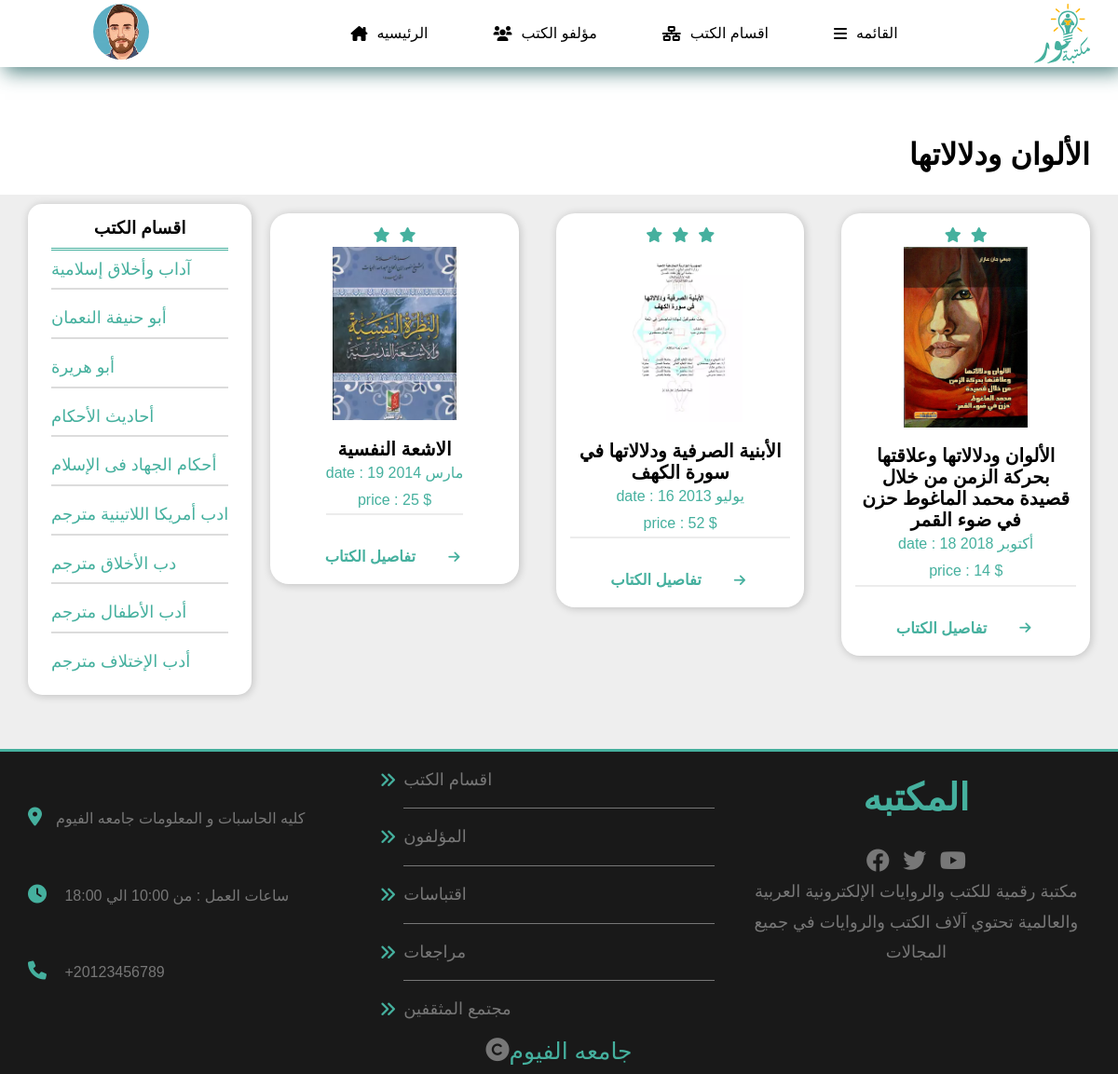
The app's page /Colors_and_their_meanings with its own data.
### tables this page shows
CREATE TABLE "Sections_parts" (
	"id_sec"	int FOREIGNKEY,
	"part_sections"	varchar(255) NOT NULL,
	FOREIGN KEY("id_sec") REFERENCES "Customers"("sec_i")
);

CREATE TABLE "books" (
	"Book_id"	int IDENTITY(100, 1),
	"book_name"	varchar(255),
	"link"	char(100),
	"rate"	int,
	"book_date"	VARCHAR(255),
	"price"	INTEGER,
	"Description"	varchar(1000),
	"author_id"	int FOREIGNKEY,
	"link_book"	BLOB,
	"quantity_book"	INTEGER,
	PRIMARY KEY("Book_id"),
	FOREIGN KEY("author_id") REFERENCES "Authors"("author_id")
);

### app.py (the view)
@app.route('/Colors_and_their_meanings')
def Colors_and_their_meanings() :
    con=get_db().cursor()
    con.execute(f"select part_sections from Sections_parts limit 9;  ")
    data=con.fetchall()
    con.execute('select * from books where author_id=13')
    rows=con.fetchall()
    con.close()
    return render_template('Colors_and_their_meanings.html',data=data ,rows=rows)

### database.py (called while the page is built)
def get_db() :
    con=sqlite3.connect("tables.sqlite")
    con.row_factory=sqlite3.Row
    return con

### templates/Colors_and_their_meanings.html (shortened to what this page needs)
<!DOCTYPE html>
<html>
<head>
    <link rel="stylesheet" href="../../CSS/all.min.css">
    <link rel="stylesheet" href="../../CSS/pages.css">
    <link rel="stylesheet" href="../../CSS/normalize.css">
    <link rel="stylesheet" href="{{url_for('static', filename= 'css/all.min_page_sections_quotations.css')}}">
    <link rel="stylesheet" href="{{url_for('static', filename= 'css/pages.css')}}">
    <link rel="stylesheet" href="{{url_for('static', filename= 'css/normalize_page_sections_quotations.css')}}">
    <link rel="stylesheet" href="{{url_for('static' , filename='css/all.min_main_details.css')}}">
    <link rel="stylesheet" href="{{url_for('static' , filename='css/normalize__main_details.css')}}">
    <link rel="stylesheet" href="{{url_for('static' , filename='css/style__main_details.css')}}">
</head>
<body>
    <div class="header">
        <div class="container">
            <div class="settings">
                <img class='avatar' src="/static/upload/images/avatar-05.png" alt="logo">
            </div>
            <ul class="main-nav">
                <li class="hid"><a href="{{url_for('home_pages')}}"> <i
                            class="fa-solid fa-house-chimney"></i>الرئيسيه</a>
                </li>
                <li class="hid"> <a href="{{url_for('authors_page')}}"><i class="fa-sharp fa-solid fa-users"></i>مؤلفو
                        الكتب </a> </li>
                <li class="hid"><a href="{{url_for('sections_page')}}"><i class="fa-solid fa-network-wired"></i>اقسام
                        الكتب</a> </li>
                <li class="spec">
                    <a class="mainLink" href="#" id="test"> <i class="fa-solid fa-bars"></i>القائمه</a>
                </li>
            </ul>
            <a href="{{url_for('home_pages')}}" class="logo"> <img src="/static/upload/images/main.svg" style="width: 60px;
                margin: 20px auto;" alt="logo"></a>
        </div>
    </div>
    <h1 class="adders" style="text-align: right;margin-right: 30px; line-height:1.3;margin-top: 74px;">الألوان ودلالاتها</h1>
    <div class="content">
        <div class="container">
            <div class="sidebar">
                <h3>اقسام الكتب</h3>
                <ul>
                    {% for row in data %}
                    <li>{{row.part_sections}}</li>
                    {% endfor %}
                </ul>
            </div>
            <div class="mainContent">
                <div class="books">
                    {% for row in rows %}
                    <div class="card">
                        <div class="rate">
                            {% for x in range(0 ,row.rate) %}
                            <i class="fa-sharp fa-solid fa-star"></i>
                            {% endfor %}
                        </div>
                        <div class="image">
                            <img src="{{url_for('static', filename= 'upload/images/' + row.link)}}" alt="logo">
                        </div>
                        <div class="text">
                            <h2>{{row.book_name}}</h2>
                            <p>date : {{row.book_date}}</p>
                            <p>price : {{row.price}} $</p>
                        </div>
                        <a href="{{url_for('Details_of_books' , id_book=row.book_id)}}">
                            <div class="info">
                                <h3>تفاصيل الكتاب</h3>
                                <i class="fa-solid fa-arrow-right"></i>
                            </div>
                        </a>
                    </div>
                    {% endfor %}
                </div>
            </div>
        </div>
    </div>
    <div class="footer">
        <div class="container">
            <div class="box third">
                <div class="adress">
                    <p> <i class="fa-solid fa-location-dot"></i>كليه الحاسبات و المعلومات جامعه الفيوم</p>
                </div>
                <div class="time">
                    <p>
                        <i class="fa-solid fa-clock"></i>
                        ساعات العمل : من 10:00 الي 18:00
                    </p>
                </div>
                <div class="phone">
                    <p><i class="fa-solid fa-phone"></i>
                        +20123456789</p>
                </div>
            </div>
            <div class="box Second">
                <ul>
                    <li>اقسام الكتب</li>
                    <li>المؤلفون</li>
                    <li>اقتباسات</li>
                    <li>مراجعات</li>
                    <li>مجتمع المثقفين</li>
                </ul>
            </div>
            <div class="box first">
                <h1>المكتبه</h1>
                <div class="social">
                    <i class="fa-brands fa-facebook"></i>
                    <i class="fa-brands fa-twitter"></i>
                    <i class="fa-brands fa-youtube"></i>
                </div>
                <p> مكتبة رقمية للكتب والروايات الإلكترونية العربية والعالمية تحتوي آلاف الكتب والروايات في جميع
                    المجالات
                </p>
            </div>
        </div>
        <p class="rights">
            <i class="fa-solid fa-copyright"></i>
            <span>جامعه الفيوم</span>
        </p>
    </div>
</body>
</html>

### myproject/static/css/pages.css (style rules this page uses)
:root { --main-color:#45b09e; --main-color-alt: #326d6cde; --main-transition: 0.3s; --main-padding-top: 100px; --main-padding-bottom: 100px; }
* { box-sizing: border-box; padding: 0; margin: 0; }
html { scroll-behavior: smooth; }
body { font-family: 'Open Sans', sans-serif; font-family: 'Work Sans', sans-serif; }
a { color: #45b09e; text-decoration: none; }
ul { list-style: none; }
.container { padding-left: 15px; padding-right: 15px; margin-left: auto; margin-right: auto; }
@media (min-width:768px) { .container { width: 750px; } }
@media (min-width:992px) { .container { width: 970px; } }
@media (min-width:1200px) { .container { width: 1170px; } }
.header { background-color: white; box-shadow: 0 0 10px #ddd; position: relative; box-shadow:5px 5px 20px var(--main-color-alt) ; }
.header .container { display: flex; justify-content: space-between; align-items: center; flex-wrap: wrap; position: relative; }
.header .container .settings { width: fit-content; text-align: center; }
.header .container .settings .avatar { width: 30%; border-radius: 30px; }
.header .logo { color: var(--main-color); font-weight: 700; font-size: 25px; height: 72px; display: flex; justify-content: center; align-items: center; }
.header .main-nav { display: flex; }
.main-nav>li>a { display: flex; justify-content: center; align-items: center; height: 72px; position: relative; color: black; padding: 0 35px; transition: var(--main-transition); overflow: hidden; }
.main-nav>li>a::before { content: ""; position: absolute; width: 100%; height: 4px; top: 0; left: -100%; background-color: var(--main-color); transition: var(--main-transition); }
.main-nav li a i { padding-right: 10px; }
.content { background-color: #eee; padding-top: 10px; }
.content .container { display: flex; gap: 20px; }
.sidebar { background-color: white; box-shadow: 1px 1px 10px rgb(0 0 0 / 20%); padding: 15px 25px; height:max-content; position: sticky; top: 10px; border-radius: 15px; }
.sidebar h3 { padding-bottom: 10px; text-align: center; border-bottom: 3px double var(--main-color); }
.sidebar ul { display: flex; flex-direction: column; gap: 10px; color: var(--main-color); font-size: 18px; }
.sidebar ul li { transition: var(--main-transition); padding: 10px 0; }
.sidebar ul li:not(:last-child) { border-bottom: 2px solid #DCDCDC; }
.mainContent { flex-grow: 2; display: flex; flex-direction: column; justify-content: space-between; }
.books { padding-top: 10px; padding-bottom: var(--main-padding-top); display: grid; grid-template-columns: repeat(auto-fill, minmax(200px, 1fr)); gap: 40px; }
.card .image img { width: 50%; }
.books .card { transition: 0.5s; box-shadow: 1px 1px 10px rgb(0 0 0 / 20%); border-radius: 20px; overflow: hidden; display: flex; flex-direction: column; justify-content: center; align-items: center; text-align: center; height: fit-content; background-color: white; }
.card .rate { padding-top: 10px; display: flex; justify-content: center; color: var(--main-color); }
.card .rate i { margin: 5px; }
.card .text { margin: 15px; border-bottom: 2px solid #ececec; text-align: center; }
.card .text h2 { font-weight: bold; font-size: 20px; }
.card .text p { color: var(--main-color); line-height: 1.8; }
.card .info { display: flex; justify-content: space-between; align-items: center; color: var(--main-color); font-size: 14px; }
.card .info h3 { margin: 20px 15px; }
.card .info i { margin: 15px 20px; transition: 0.3s; animation: anim-arr 0.5s infinite linear; }

### records on screen
Sections_parts: part_sections "آداب وأخلاق إسلامية"
Sections_parts: part_sections "أبو حنيفة النعمان"
Sections_parts: part_sections "أبو هريرة"
Sections_parts: part_sections "أحاديث الأحكام"
Sections_parts: part_sections "أحكام الجهاد فى الإسلام"
Sections_parts: part_sections "ادب أمريكا اللاتينية مترجم"
Sections_parts: part_sections "دب الأخلاق مترجم"
Sections_parts: part_sections "أدب الأطفال مترجم"
Sections_parts: part_sections "أدب الإختلاف مترجم"
books: rate 2 (drawn), link (picture), book_name "الاشعة النفسية", book_date "19 مارس 2014", price "25"
books: rate 3 (drawn), link (picture), book_name "الأبنية الصرفية ودلالاتها في سورة الكهف", book_date "16 يوليو 2013", price "52"
books: rate 2 (drawn), link (picture), book_name "الألوان ودلالاتها وعلاقتها بحركة الزمن من خلال قصيدة محمد الماغوط حزن في ضوء القمر", book_date "18 أكتوبر 2018", price "14"
